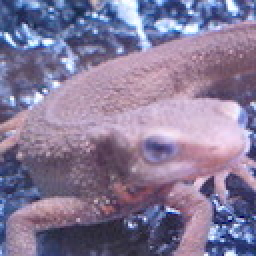
#> input picture Maruyu/assets/imori.jpg, 128 x 128 px (shown 2 times larger)
$ jupyter execute Question_01_10.ipynb
#> lines starting #> are read from the running program, lines starting #| are printed output that depends on the picture; after the words box and inside, x2 and y2 are one past the last pixel; in counts of white or black regions, pixels touching at a corner belong together
[cell 1]
import cv2
import numpy as np
import matplotlib.pyplot as plt
import itertools
assetsDir = "../assets/"

[cell 2]
img = cv2.imread(assetsDir+"imori.jpg")
#> img is the input picture: shape (128, 128, 3); mean B, G, R 152.8, 121.8, 134.1
plt.imshow(img)

### Q.1. チャネル入れ替え

## 注意点
`img = cv2.imread(assetsDir+"imori.jpg")`
`print(type(img))`
> #class 'numpy.ndarray'
`img[:,:,0], img[:,:,2] = img[:,:,2], img[:,:,0]`

ではだめ<br>
なぜなら、img\[:,:,\]はビューであり、実態ではない → ポインタは入れ替わらない<br>
参考 https://qiita.com/koshian2/items/c5f2fb548b9bffe80fdf#numpy配列のスライス同士のスワップがng

[cell 3]
test = np.array([[1,2],[3,4]])
test[:,0], test[:,1] = test[:,1], test[:,0]
print(test)
print("↑OMG...",end="\n\n")

test = np.array([[1,2],[3,4]])
test[0], test[1] = test[1], test[0]
print(test)
print("↑OMG...",end="\n\n")

test  = np.array([[1,2],[3,4]])
test2 = np.array([[5,6],[7,8]])
test, test2 = test2, test
print(test)
print(test2)

[cell 4]
# BGR to RGB
img = cv2.imread(assetsDir+"imori.jpg")
img[:,:,0], img[:,:,2] = img[:,:,2], img[:,:,0].copy()
# 2つめをコピーしておけばよい
plt.imshow(img)

[cell 5]
def readImg(imgName):
    img = cv2.imread(assetsDir+imgName)
    img[:,:,0], img[:,:,2] = img[:,:,2], img[:,:,0].copy()
    return img
def img2RGB(img):
    R,G,B = *[img[:,:,i] for i in range(3)],
    return R,G,B
def RGB2img(R,G,B):
    img = np.empty((128, 128, 3),dtype=np.uint8)
    img[:,:,0],img[:,:,1],img[:,:,2] = R,G,B
    return img

## Q.2. グレースケール化

[cell 6]
def img2Grey(img):
    return img[:,:,0]*0.2126 + img[:,:,1]*0.7152 + img[:,:,2]*0.0722

[cell 7]
img = readImg("imori.jpg")
s = img2Grey(img)
img = RGB2img(s,s,s)
plt.imshow(img)

## Q.3. 二値化

[cell 8]
img = readImg("imori.jpg")
s = img2Grey(img)
p = np.where(s<128,0,255)
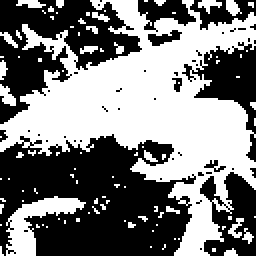
#> p: shape (128, 128) int64 (shown 2 times larger); 48.8% white; 95 white regions (82 under 20 px), largest, box (x1, y1, x2, y2) and area: (0, 0, 128, 128) 6851, (3, 98, 43, 128) 470, (0, 42, 8, 53) 52
img = RGB2img(p,p,p)
plt.imshow(img)

## Q.4. 大津の二値化

参考 https://ch.nicovideo.jp/zigzagzackey/blomaga/ar1388260 <br>
+ データ数:$C_t=count(D), C_0=count(D_0), C_1=count(D_1)$<br>
+ 平均:$m_t, m_0, m_1$<br>
+ 分散$S_t=\sum_i{(x_i-m_t)^2/C}, \forall{x_i}\in{D}$, $S_0,S_1$(それぞれのクラスでの分散)<br>
クラス内分散$S_w≡(C_0/C_t)(\sum_{x_i\in{D_0}}(x_i-m_0)^2/C_0)+(C_1/C_t)(\sum_{x_i\in{D_1}}(x_i-m_1)^2/C_1)=(C_0/C_t)S_0+(C_1/C_t)S_1$<br>
クラス間分散$S_b≡(C_0/C_t)(m_0-m_t)^2+(C_1/C_t)(m_1-m_t)^2$<br>
$= (C_0/C_t)(m_0-(m_0C_0+m_1C_1)/C_t)^2+(C_1/C_t)(m_1-(m_0C_0+m_1C_1)/C_t)^2$<br>
$= (C_0/C_t)((m_0-m_1)C_1/C_t)^2+(C_1/C_t)((m_0-m_1)C_0/C_t)^2 $<br>
$= (m_0-m_1)^2(C_0/C_t)(C_1/C_t)((C_1/C_t)+(C_0/C_t))$<br>
$= (m_0-m_1)^2(C_0/C_t)(C_1/C_t)$<br>
<br>
$S_b+S_w=(C_0/C_t)(m_0-m_t)^2+(C_1/C_t)(m_1-m_t)^2+(C_0/C_t)(\sum_{x_i\in{D_0}}(x_i-m_0)^2/C_0)+(C_1/C_t)(\sum_{x_i\in{D_1}}(x_i-m_1)^2/C_1)$<br>
$=(C_0/C_t)(m_0-m_t)^2 + (C_1/C_t)(m_1-m_t)^2 + (C_0/C_t)((\sum_{x_i\in{D_0}}x_i^2/C_0)-m_0^2)+(C_1/C_t)((\sum_{x_i\in{D_1}}x_i^2/C_1)-m_1^2)$<br>
$=(C_0/C_t)((\sum_{x_i\in{D_0}}x_i^2/C_0)-m_0^2+(m_0-m_t)^2)+(C_1/C_t)((\sum_{x_i\in{D_1}}x_i^2/C_1)-m_1^2+(m_1-m_t)^2)$<br>
$=(C_0/C_t)((\sum_{x_i\in{D_0}}x_i^2/C_0)-2m_0m_t+m_t^2)+(C_1/C_t)((\sum_{x_i\in{D_1}}x_i^2/C_1)-2m_1m_t+m_t^2)$<br>
$=(\sum_{x_i\in{D_0}}x_i^2/C_t)+(C_0/C_t)(-2m_0m_t+m_t^2)+(\sum_{x_i\in{D_1}}x_i^2/C_t)+(C_1/C_t)(-2m_1m_t+m_t^2)$<br>
$=(\sum_{x_i\in{D_0}}x_i^2/C_t+\sum_{x_i\in{D_1}}x_i^2/C_t)+(C_0/C_t)(-2m_0m_t+m_t^2)+(C_1/C_t)(-2m_1m_t+m_t^2)$<br>
$=(\sum_{x_i\in{D}}x_i^2/C_t)-2(C_0m_0+C_1m_1)(m_t/C_t)+m_t^2$<br>
$=(\sum_{x_i\in{D}}x_i^2/C_t)-2m_t^2+m_t^2$<br>
$=(\sum_{x_i\in{D}}x_i^2/C_t)-m_t^2$<br>
$=S$<br>

分離度$X=S_b/S_w=S_b/(S-S_b)$より、$S_b$を最大化することのみ考えれば良い。
$S_b=(m_0-m_1)^2(C_0/C_t)(C_1/C_t)$

[cell 9]
img = readImg("imori.jpg")
s = img2Grey(img)
x = []
ss = []
for i in range(1,255):
    s_0 = s[s<i]
    s_1 = s[s>=i]
    S_b = (np.mean(s_0)-np.mean(s_1))**2*len(s_0)*len(s_1)
    if np.isnan(S_b): S_b = 0
    x.append(i); ss.append(S_b)
#> this loop made 254 passes
#> after the loop, ss = 254 values, max 4.38e+11 at index 126, min 0 at index 0, mean 1.96e+11; x = 254 values from 1 to 254
plt.plot(x, ss)
plt.show()
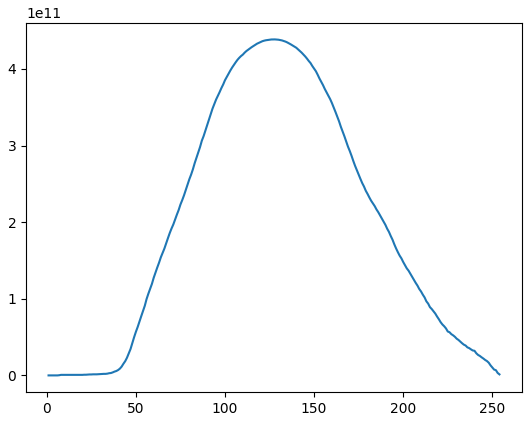
#> figure drawn by matplotlib, 1 panel; curve peaks at x = 127, y = 4.38e+11

[cell 10]
img = readImg("imori.jpg")
s = img2Grey(img)
maxtr = -1
tmpval = 0
for i in range(1,255):
    s_0 = s[s<i]
    s_1 = s[s>=i]
    S_b = (np.mean(s_0)-np.mean(s_1))**2*len(s_0)*len(s_1)
    if np.isnan(S_b): S_b = 0
    if tmpval<S_b: maxtr=i; tmpval=S_b
#> after the loop, maxtr = 127; tmpval = 4.38e+11
print(maxtr)
#| 127
p = np.where(s<maxtr,0,255)
#> p: shape (128, 128) int64; 49.4% white; 93 white regions (80 under 20 px), largest, box (x1, y1, x2, y2) and area: (0, 0, 128, 128) 6906, (3, 98, 43, 128) 479, (0, 42, 8, 53) 54
img = RGB2img(p,p,p)
plt.imshow(img)

## Q.5. HSV変換

[cell 11]
def RGB2HSV(R,G,B):
    if(R.shape!=G.shape or G.shape!=B.shape or B.shape!=R.shape):
        raise "not match shape R,G,B"
    if(R.dtype!=np.uint8 or G.dtype!=np.uint8 or B.dtype!=np.uint8):
        raise "please set dtype np.uint8"
    Max, Min = np.array([R,G,B]).max(axis=0),np.array([R,G,B]).min(axis=0)
    V = Max/255
    S = (Max-Min)/255
    H = np.zeros_like(R,dtype=np.int32)
    H = np.where(Min==Max, 0, H)
#> H: shape (128, 128) int32; every value is 0
    H = np.where((Min!=Max)&(Min==B),(60*((G-R)/(Max-Min))+60 )%360,H)
    H = np.where((Min!=Max)&(Min==R),(60*((B-G)/(Max-Min))+180)%360,H)
    H = np.where((Min!=Max)&(Min==G),(60*((R-B)/(Max-Min))+300)%360,H)
    return H.astype(np.int32),S,V
def HSV2RGB(H,S,V):
    if(H.shape!=S.shape or S.shape!=V.shape or V.shape!=H.shape):
        raise "not match shape R,G,B"
    if(H.dtype!=np.int32 or S.dtype!=np.float64 or V.dtype!=np.float64):
        raise "please set dtype np.int32(H) and np.float64(S,V)"
    X = S*(1-np.abs(((H%120)/60.)-1))
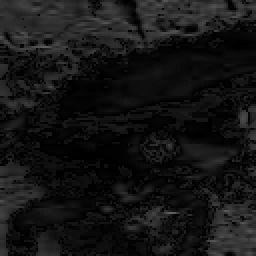
#> X: shape (128, 128) float64 (shown 2 times larger); min 0, max 0.391, mean 0.0829
    R,G,B = V-S,V-S,V-S
    R,G,B = np.where(H//60==0,(V,    V-S+X,V-S  ),(R,G,B))
    R,G,B = np.where(H//60==1,(V-S+X,V,    V-S  ),(R,G,B))
    R,G,B = np.where(H//60==2,(V-S,  V,    V-S+X),(R,G,B))
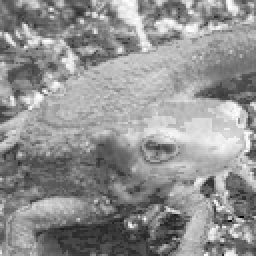
#> G: shape (128, 128) float64 (shown 2 times larger); min 0, max 1, mean 0.57
    R,G,B = np.where(H//60==3,(V-S,  V-S+X,V    ),(R,G,B))
    R,G,B = np.where(H//60==4,(V-S+X,V-S,  V    ),(R,G,B))
    R,G,B = np.where(H//60==5,(V,    V-S,  V-S+X),(R,G,B))
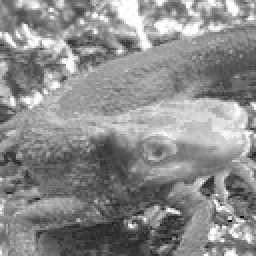
#> R: shape (128, 128) float64 (shown 2 times larger); min 0, max 1, mean 0.548
    R,G,B = np.where(H//60==6,(V,    V-S,  V-S+X),(R,G,B))
    return (R*255).astype(np.uint8),(G*255).astype(np.uint8),(B*255).astype(np.uint8)

[cell 12]
img = readImg("imori.jpg")
plt.imshow(img)
plt.show()
R,G,B = img2RGB(img)
H,S,V = RGB2HSV(R,G,B)
H = (H+180)%360
R,G,B = HSV2RGB(H,S,V)
img = RGB2img(R,G,B)
#> in RGB2img (call 4), `img[:,:,0],img[:,:,1],img[:,:,2] = R,G,B`:
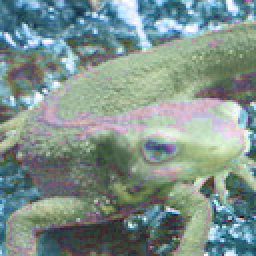
#> img: shape (128, 128, 3) (shown 2 times larger); mean of channels 0, 1, 2 139.6, 146, 126.1; drawn as B, G, R
plt.imshow(img)

## Q.6. 減色処理

[cell 13]
img = cv2.imread(assetsDir+"imori.jpg")
res = img//64*64+32
plt.imshow(res)

## Q.7. 平均プーリング

[cell 14]
img = cv2.imread(assetsDir+"imori.jpg")
res = np.zeros_like(img)
for i,j,k in itertools.product(range(16),range(16),range(3)):
    res[i*8:i*8+8,j*8:j*8+8,k] = np.mean(img[i*8:i*8+8,j*8:j*8+8,k])
plt.imshow(res)

## Q.8. Maxプーリング

[cell 15]
img = cv2.imread(assetsDir+"imori.jpg")
res = np.zeros_like(img)
for i,j,k in itertools.product(range(16),range(16),range(3)):
    res[i*8:i*8+8,j*8:j*8+8,k] = np.max(img[i*8:i*8+8,j*8:j*8+8,k])
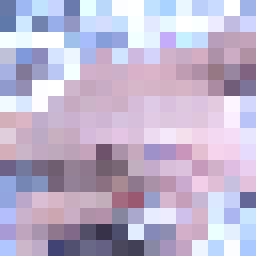
#> res: shape (128, 128, 3) (shown 2 times larger); mean B, G, R 206.1, 178.9, 190.2
plt.imshow(res)

## Q.9. ガウシアンフィルタ

#### for文オジサンは遅い

[cell 16]
def bound(img,x,y,c):
    if(x<0 or x>127 or y<0 or y>127): return 0
    return img[x,y,c]
def gaussian(img,x,y,c):
    li = [1,2,1,2,4,2,1,2,1]
    return sum([li[i*3+j]*bound(img,x+i-1,y+j-1,c) for i,j in itertools.product(range(3),range(3))])/16

[cell 17]
img = readImg("imori_noise.jpg")
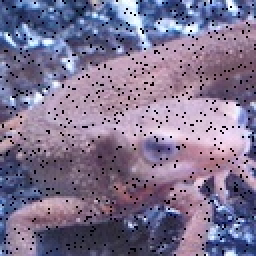
#> input picture Maruyu/assets/imori_noise.jpg, 128 x 128 px (shown 2 times larger)
#> in readImg, img is the input picture: shape (128, 128, 3); mean B, G, R 145.1, 116.1, 127.6
res = np.zeros_like(img)
fil = [1/16, 2/16, 1/16, 2/16, 4/16, 2/16, 1/16, 2/16, 1/16]
for i,j,k in itertools.product(range(128),range(128),range(3)):
    res[i,j,k] = gaussian(img,i,j,k)
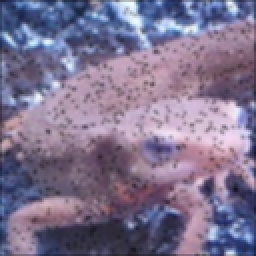
#> res: shape (128, 128, 3) (shown 2 times larger); mean R, G, B 126.4, 114.8, 143.6
plt.imshow(res)

#### numpyの演算を用いる

[cell 18]
img = readImg("imori_noise.jpg")
res = np.zeros_like(img,dtype=np.float64)
fil = [[1,2,1],[2,4,2],[1,2,1]]
for i,j in itertools.product(range(3),range(3)):
    layer = img.copy()
    if i==0: layer = np.insert(np.delete(layer,127,axis=0),  0,0,axis=0)
    if i==2: layer = np.insert(np.delete(layer,  0,axis=0),127,0,axis=0)
    if j==0: layer = np.insert(np.delete(layer,127,axis=1),  0,0,axis=1)
    if j==2: layer = np.insert(np.delete(layer,  0,axis=1),127,0,axis=1)
    res += fil[i][j]/16*layer
#> this loop made 9 passes
#> pass 1, `if j==0: layer = np.insert(np.delete(layer,127,axis=1),  0,0,axis=1)`:
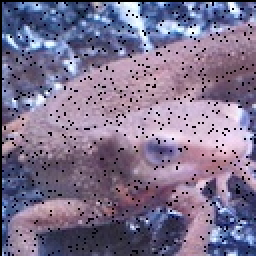
#> layer: shape (128, 128, 3) (shown 2 times larger); mean R, G, B 126.1, 114.6, 143.1
res = res.astype(np.uint8)
plt.imshow(res)

## Q.10. メディアンフィルタ

### for文オジサンは遅い

[cell 19]
def median(img,x,y,c):
    return np.median([bound(img,x+i-1,y+j-1,c) for i,j in itertools.product(range(3),range(3))])

[cell 20]
img = readImg("imori_noise.jpg")
res = np.zeros_like(img)
for i,j,k in itertools.product(range(128),range(128),range(3)):
    res[i,j,k] = median(img,i,j,k)
plt.imshow(res)

### numpy演算を使う

[cell 21]
img = readImg("imori_noise.jpg")
restmp = []
for i,j in itertools.product(range(3),range(3)):
    layer = img.copy()
    if i==0: layer = np.insert(np.delete(layer,127,axis=0),  0,0,axis=0)
    if i==2: layer = np.insert(np.delete(layer,  0,axis=0),127,0,axis=0)
    if j==0: layer = np.insert(np.delete(layer,127,axis=1),  0,0,axis=1)
    if j==2: layer = np.insert(np.delete(layer,  0,axis=1),127,0,axis=1)
    restmp.append(layer)
#> after the loop, restmp = 9 items
res = np.median(np.array(restmp),axis=0)
res = res.astype(np.uint8)
plt.imshow(res)
